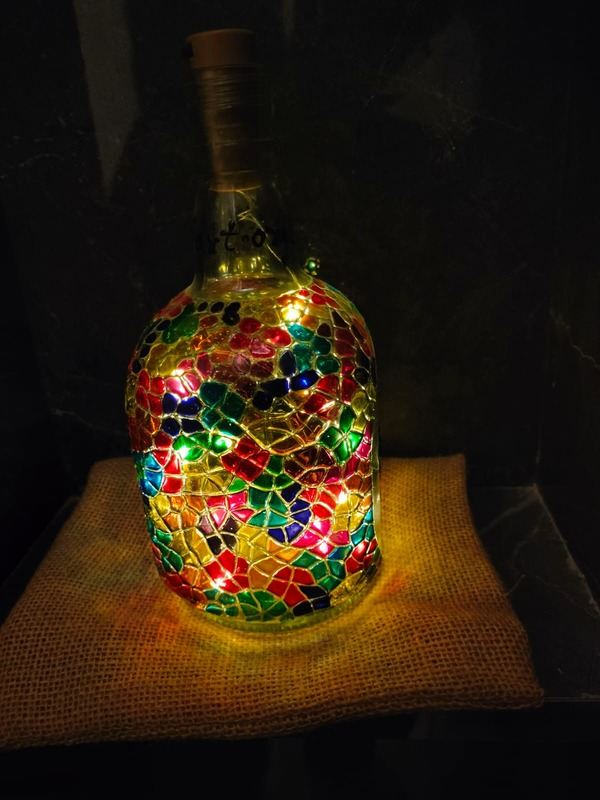
%> input picture computing1/lantern.jpg, 600 x 800 px
$ octave q1_4.m   (GNU Octave 9; MATLAB toolbox functions it lacks are replaced by stand-ins)
%> lines starting %> are read from the running program, lines starting %| are printed output that depends on the picture
% Step 1: Reading the .jpg image
jpgFileName = 'lantern.jpg';
image = imread(jpgFileName);
%> image is the input picture: size 800x600x3 uint8; mean R, G, B 43.6, 30.4, 15

% Step 2: Defining the coordinates and size of the subimage (e.g., a region of interest)
% Specify the coordinates (x, y) of the top-left corner and the width and height
x = 300;
y = 400;
width = 200;
height = 200;

% Step 3: Extracting the subimage
subimage = image(y:y+height-1, x:x+width-1, :);
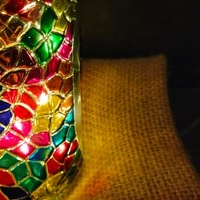
%> subimage: size 200x200x3 uint8; mean R, G, B 95.8, 62.9, 22.6

% Step 4: Displaying the subimage
figure;
imshow(subimage);
title('Original Subimage');

% Step 5: Scaling the subimage by a factor of 1.5
scaleFactor = 1.5;
scaledSubimage = imresize(subimage, scaleFactor);
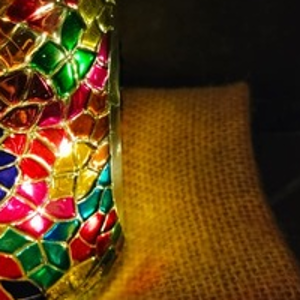
%> scaledSubimage: size 300x300x3 uint8; mean R, G, B 95.8, 62.9, 22.7
figure;
imshow(scaledSubimage)

% Step 7: Selecting two pixel coordinates and intensities from the original subimage
originalPixel1 = subimage(100, 100, :);
%> originalPixel1 = [136 77 0]
originalPixel2 = subimage(150, 150, :);
%> originalPixel2 = [120 74 15]

% Step 8: Selecting the corresponding scaled pixels
% Coordinates are scaled by the same factor
scaledPixel1 = scaledSubimage(150, 150, :);
%> scaledPixel1 = [134 75 0]
scaledPixel2 = scaledSubimage(225, 225, :);  % Scaled coordinates
%> scaledPixel2 = [120 74 15]

% Step 9: Print the pixel coordinates and intensities
fprintf('Original Pixel 1 (Coordinate and Intensity):\n');
fprintf('Coordinate (x, y): (%d, %d)\n', 100, 100);
fprintf('Intensity (R, G, B): %d, %d, %d\n', originalPixel1(1), originalPixel1(2), originalPixel1(3));
%| Intensity (R, G, B): 136, 77, 0

fprintf('\nOriginal Pixel 2 (Coordinate and Intensity):\n');
fprintf('Coordinate (x, y): (%d, %d)\n', 150, 150);
fprintf('Intensity (R, G, B): %d, %d, %d\n', originalPixel2(1), originalPixel2(2), originalPixel2(3));
%| Intensity (R, G, B): 120, 74, 15

fprintf('\nScaled Pixel 1 (Coordinate and Intensity):\n');
fprintf('Coordinate (x, y): (%d, %d)\n', 150, 150);
fprintf('Intensity (R, G, B): %d, %d, %d\n', scaledPixel1(1), scaledPixel1(2), scaledPixel1(3));
%| Intensity (R, G, B): 134, 75, 0

fprintf('\nScaled Pixel 2 (Coordinate and Intensity):\n');
fprintf('Coordinate (x, y): (%d, %d)\n', 225, 225);
fprintf('Intensity (R, G, B): %d, %d, %d\n', scaledPixel2(1), scaledPixel2(2), scaledPixel2(3));
%| Intensity (R, G, B): 120, 74, 15
